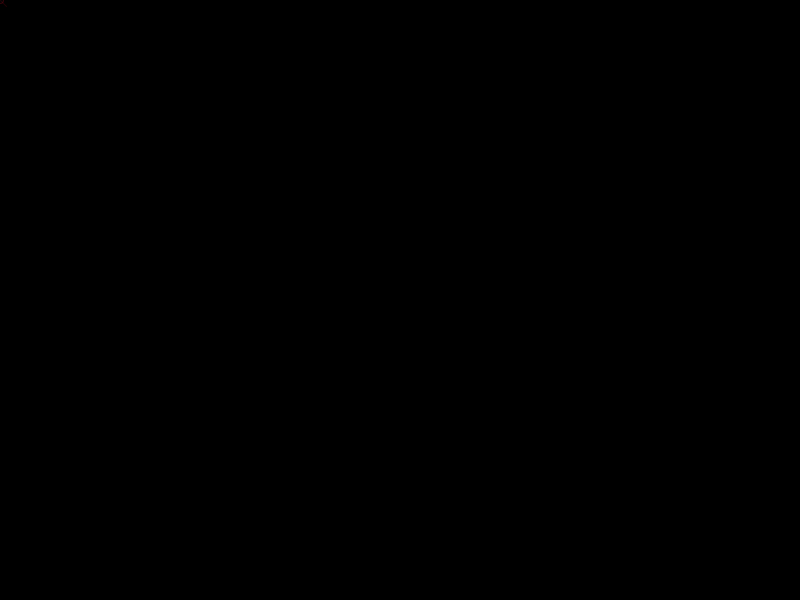
Frame 1 (no input)
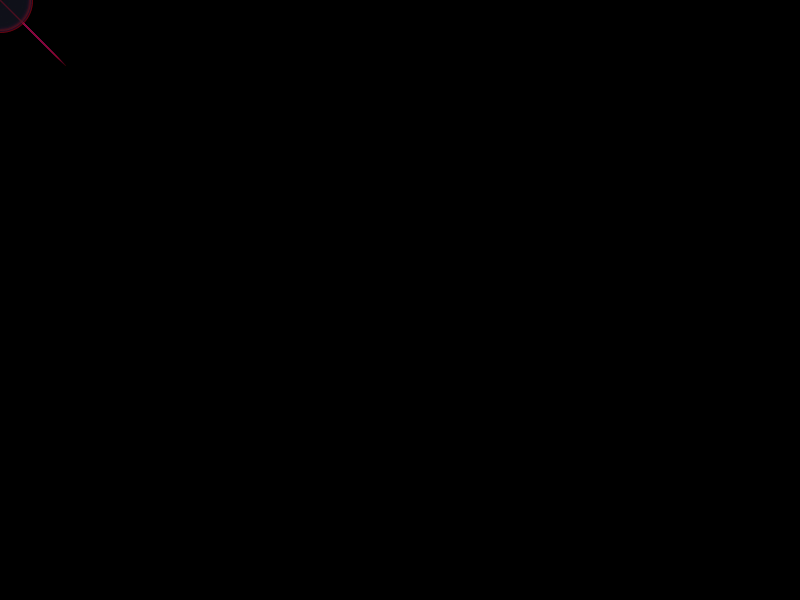
Frame 60 (the mouse pressed at the canvas centre just before this capture)
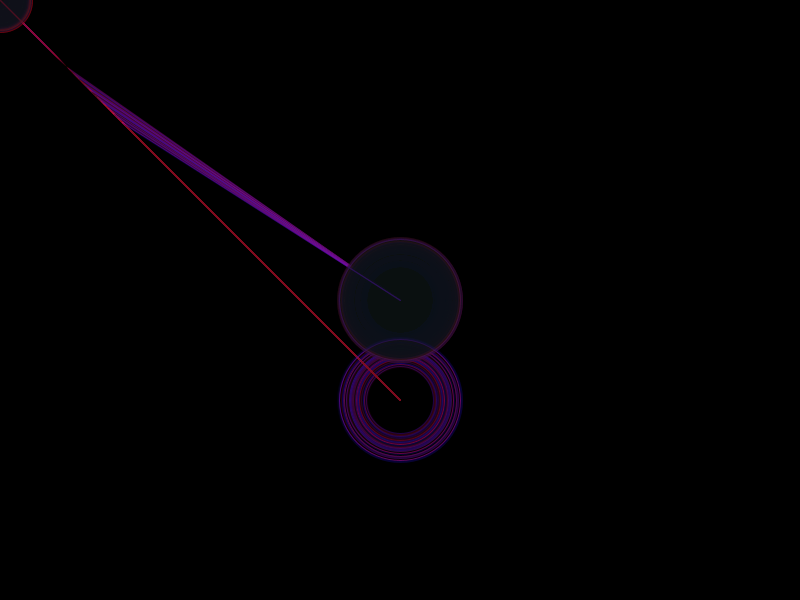
Frame 120 (the mouse held since frame 60 and released just before this capture)

The Processing sketch that drew these frames (run headless with seeded random() and noise(); from frame 60 on, the mouse is pressed at the canvas centre):

// Processing sketch: processing_15345
// ── processing_15345.pde

float maVariable;
void setup(){
  maVariable=5;
  size (1680,800);
  int nombrelignes;
  size(800,600);background(0);
}
void draw (){
  maVariable=maVariable+1;
  println (random(255));
  fill (random (90),21,0,00);
  line (mouseX,mouseY,maVariable,maVariable);
   stroke(random(255),random(25),random(55),random(110));
   line(mouseX,mouseX,maVariable,maVariable);
  println(random(100));
   fill(random(25),25,25,25);
   ellipse (mouseX, mouseY,maVariable,maVariable);
    fill (random (10),10,1,1);
  ellipse (mouseX,mouseY,maVariable,maVariable);
   stroke(random(255),random(25),random(255),random(110));
   ellipse(mouseX,mouseX,maVariable,maVariable);
  println(random(100));
   fill(random(25),25,25,25);
   ellipse (mouseX, mouseY,maVariable,maVariable);
}

  

void mouseClicked (){
  maVariable=0;
}
